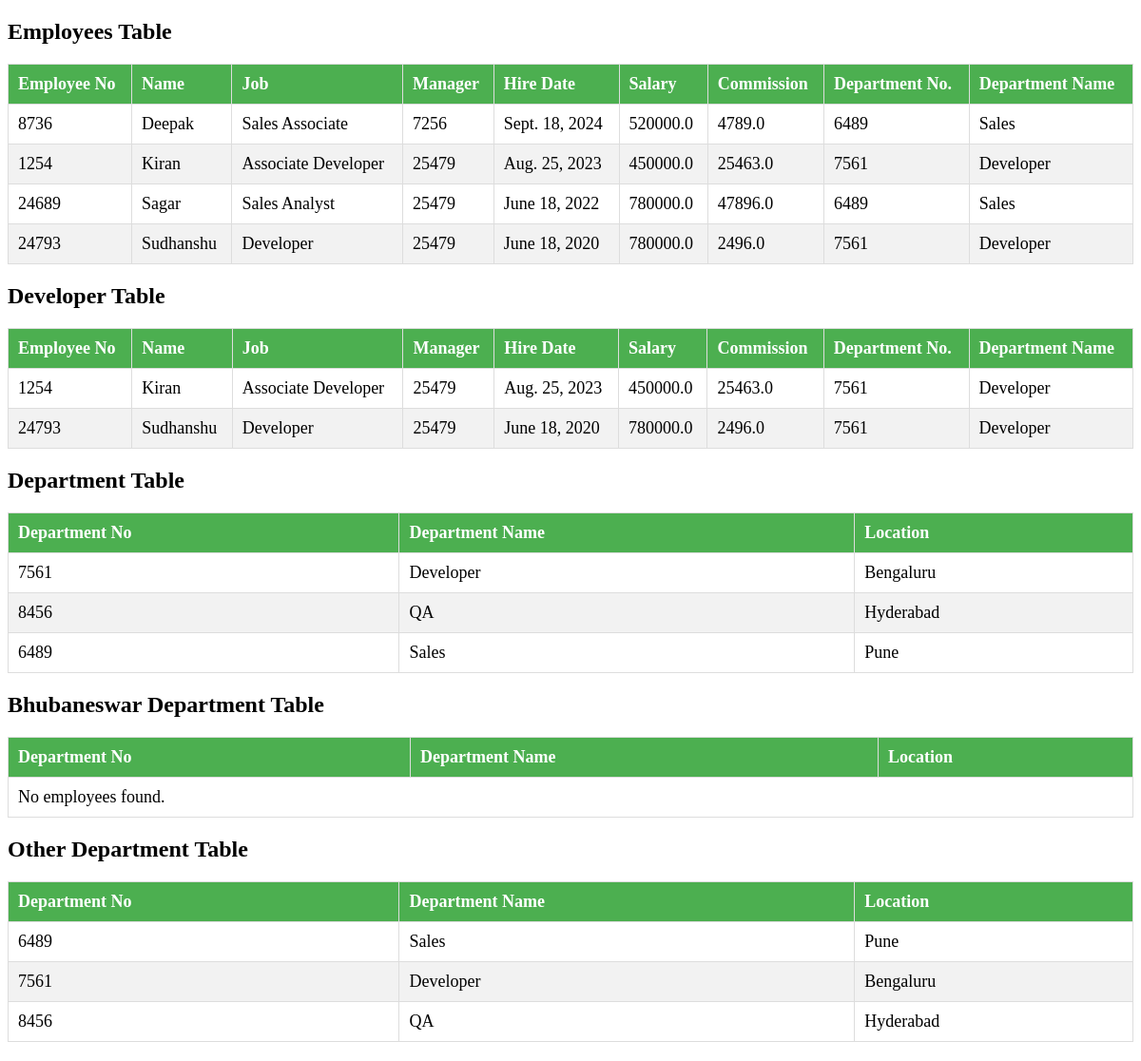
Page /retrieve_employees/ on the earlier database version.
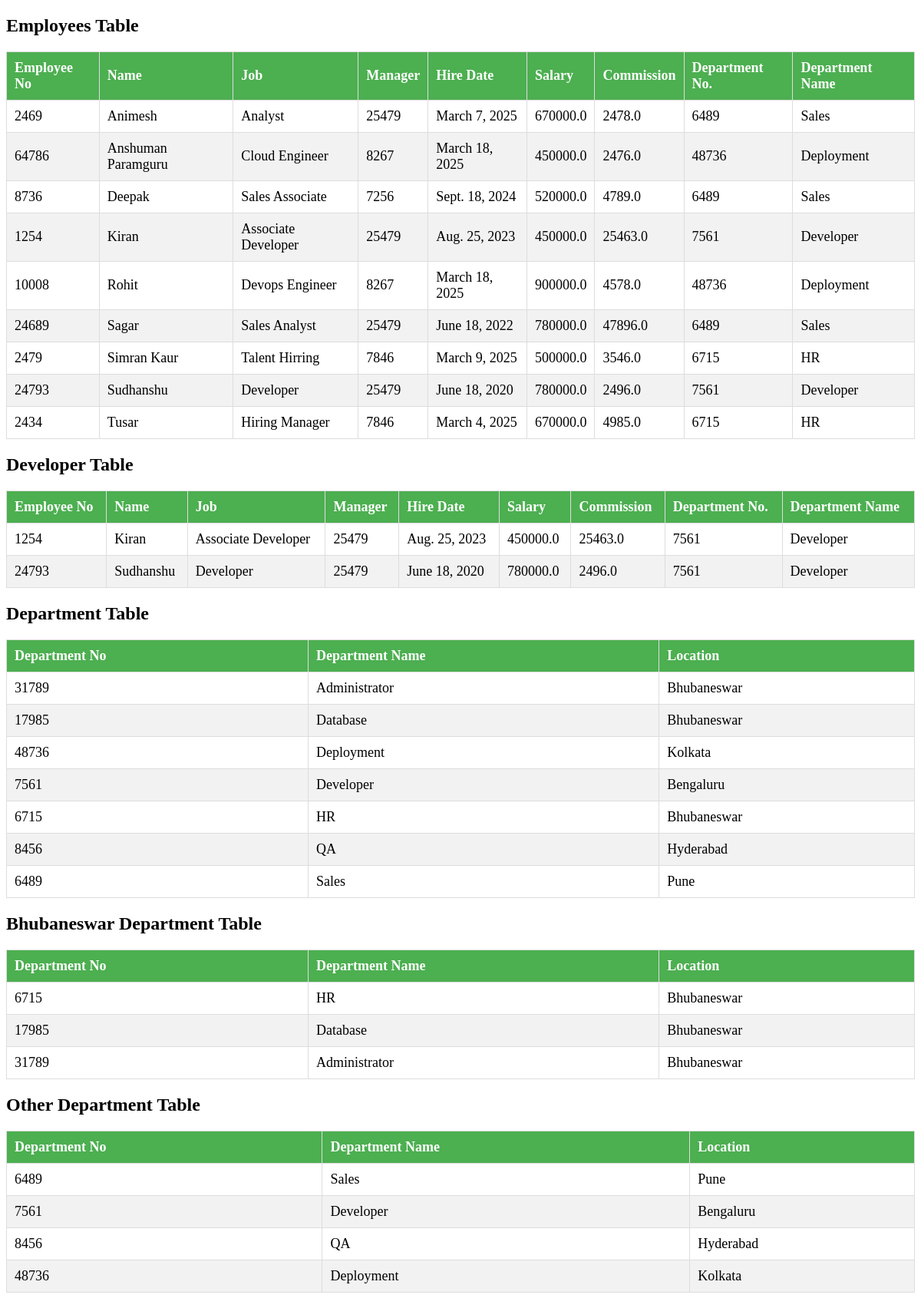
Same page on the later database version.
### app/models.py (models this page shows, shortened)
class Emp(models.Model):
    empno = models.IntegerField(primary_key=True)
    ename = models.CharField(max_length=250)
    job = models.CharField(max_length=250)
    mgr = models.IntegerField()
    hiredate = models.DateField()
    sal = models.FloatField()
    comm = models.FloatField()
    deptno = models.ForeignKey(Dept, on_delete=models.CASCADE)
    class Meta:
        db_table = 'emp'

class Dept(models.Model):
    deptno = models.IntegerField(primary_key=True)
    dname = models.CharField(max_length=250)
    loc = models.CharField(max_length=250)
    class Meta:
        db_table = 'dept'
    def __str__(self):
        return str(self.deptno)

### app/views.py (the view)
# urls.py: path('retrieve_employees/', retrieve_employees, name='retrieve_employees'),
def retrieve_employees(request=None):
    employees = Emp.objects.all().order_by('ename')  # Get all employees
    developer = Emp.objects.filter(deptno=7561).order_by('ename')  # Get all employees
    departments = Dept.objects.all().order_by('dname')  # Get all departments
    bhubaneswardept = Dept.objects.filter(loc='Bhubaneswar')
    otherdept = Dept.objects.filter(Q(loc='Bengaluru') | Q(loc='Kolkata') | Q(loc='Pune') | Q(loc='Hyderabad'))
    return render(request, 'employees.html', {'employees': employees, 'developer': developer, 'departments': departments, 'bhubaneswardept':bhubaneswardept, 'otherdept':otherdept})

### templates/employees.html (shortened to what this page needs)
<!DOCTYPE html>
<html lang="en">
<head>
</head>
<body>
    <h2>Employees Table</h2>
    <table>
        <thead>
            <tr>
                <th>Employee No</th>
                <th>Name</th>
                <th>Job</th>
                <th>Manager</th>
                <th>Hire Date</th>
                <th>Salary</th>
                <th>Commission</th>
                <th>Department No.</th>
                <th>Department Name</th>
            </tr>
        </thead>
        <tbody>
            {% for emp in employees %}
            <tr>
                <td>{{ emp.empno }}</td>
                <td>{{ emp.ename }}</td>
                <td>{{ emp.job }}</td>
                <td>{{ emp.mgr }}</td>
                <td>{{ emp.hiredate }}</td>
                <td>{{ emp.sal }}</td>
                <td>{{ emp.comm }}</td>
                <td>{{ emp.deptno }}</td>
                <td>{{ emp.deptno.dname }}</td>
            </tr>
            {% empty %}
            <tr>
                <td colspan="8">No employees found.</td>
            </tr>
            {% endfor %}
        </tbody>
    </table>
    <h2>Developer Table</h2>
    <table>
        <thead>
            <tr>
                <th>Employee No</th>
                <th>Name</th>
                <th>Job</th>
                <th>Manager</th>
                <th>Hire Date</th>
                <th>Salary</th>
                <th>Commission</th>
                <th>Department No.</th>
                <th>Department Name</th>
            </tr>
        </thead>
        <tbody>
            {% for emp in developer %}
            <tr>
                <td>{{ emp.empno }}</td>
                <td>{{ emp.ename }}</td>
                <td>{{ emp.job }}</td>
                <td>{{ emp.mgr }}</td>
                <td>{{ emp.hiredate }}</td>
                <td>{{ emp.sal }}</td>
                <td>{{ emp.comm }}</td>
                <td>{{ emp.deptno }}</td>
                <td>{{ emp.deptno.dname }}</td>
            </tr>
            {% empty %}
            <tr>
                <td colspan="8">No employees found.</td>
            </tr>
            {% endfor %}
        </tbody>
    </table>
    <h2>Department Table</h2>
    <table>
        <thead>
            <tr>
                <th>Department No</th>
                <th>Department Name</th>
                <th>Location</th>
            </tr>
        </thead>
        <tbody>
            {% for dept in departments %}
            <tr>
                <td>{{ dept.deptno }}</td>
                <td>{{ dept.dname }}</td>
                <td>{{ dept.loc }}</td>
            </tr>
            {% empty %}
            <tr>
                <td colspan="8">No employees found.</td>
            </tr>
            {% endfor %}
        </tbody>
    </table>
    <h2>Bhubaneswar Department Table</h2>
    <table>
        <thead>
            <tr>
                <th>Department No</th>
                <th>Department Name</th>
                <th>Location</th>
            </tr>
        </thead>
        <tbody>
            {% for dept in bhubaneswardept %}
            <tr>
                <td>{{ dept.deptno }}</td>
                <td>{{ dept.dname }}</td>
                <td>{{ dept.loc }}</td>
            </tr>
            {% empty %}
            <tr>
                <td colspan="8">No employees found.</td>
            </tr>
            {% endfor %}
        </tbody>
    </table>
    <h2>Other Department Table</h2>
    <table>
        <thead>
            <tr>
                <th>Department No</th>
                <th>Department Name</th>
                <th>Location</th>
            </tr>
        </thead>
        <tbody>
            {% for dept in otherdept %}
            <tr>
                <td>{{ dept.deptno }}</td>
                <td>{{ dept.dname }}</td>
                <td>{{ dept.loc }}</td>
            </tr>
            {% empty %}
            <tr>
                <td colspan="8">No employees found.</td>
            </tr>
            {% endfor %}
        </tbody>
    </table>
</body>
</html>

### templates/employees.html (style rules this page uses)
table { width: 100%; border-collapse: collapse; margin: 20px 0; font-size: 18px; text-align: left; }
th, td { padding: 10px; border: 1px solid #ddd; }
th { background-color: #4CAF50; color: white; }
tr:nth-child(even) { background-color: #f2f2f2; }

Differences in the rows shown:
added Emp: empno "2469", ename "Animesh", job "Analyst", mgr "25479", hiredate "March 7, 2025", sal "670000.0", comm "2478.0", deptno "6489", deptno.dname "Sales", shown under "Employees Table"
added Emp: empno "64786", ename "Anshuman Paramguru", job "Cloud Engineer", mgr "8267", hiredate "March 18, 2025", sal "450000.0", comm "2476.0", deptno "48736", deptno.dname "Deployment", shown under "Employees Table"
added Emp: empno "10008", ename "Rohit", job "Devops Engineer", mgr "8267", hiredate "March 18, 2025", sal "900000.0", comm "4578.0", deptno "48736", deptno.dname "Deployment", shown under "Employees Table"
added Emp: empno "2479", ename "Simran Kaur", job "Talent Hirring", mgr "7846", hiredate "March 9, 2025", sal "500000.0", comm "3546.0", deptno "6715", deptno.dname "HR", shown under "Employees Table"
added Emp: empno "2434", ename "Tusar", job "Hiring Manager", mgr "7846", hiredate "March 4, 2025", sal "670000.0", comm "4985.0", deptno "6715", deptno.dname "HR", shown under "Employees Table"
added Dept: deptno "31789", dname "Administrator", loc "Bhubaneswar"
added Dept: deptno "17985", dname "Database", loc "Bhubaneswar"
added Dept: deptno "48736", dname "Deployment", loc "Kolkata"
added Dept: deptno "6715", dname "HR", loc "Bhubaneswar"
Other differences:
text no longer shown: "No employees found."
